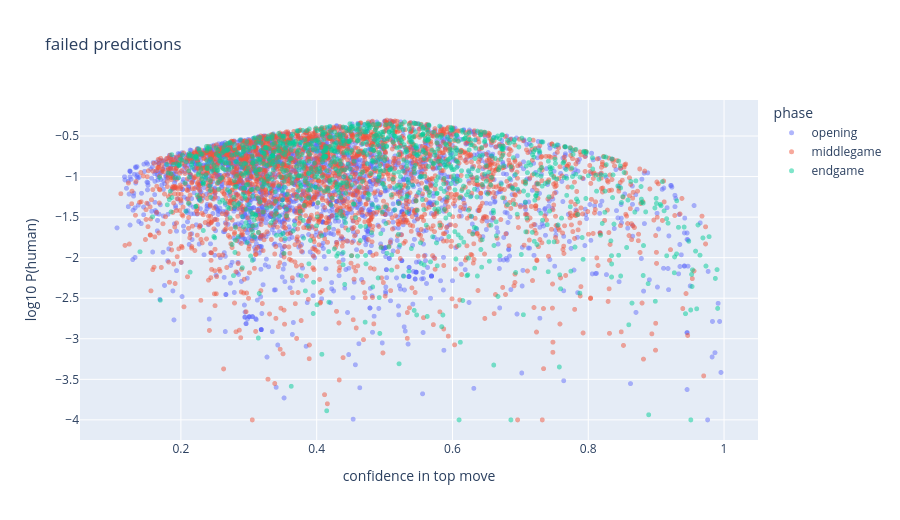

This figure's notebook cell:
### Code cell
sample = fails.sample(min(6000, len(fails)), random_state=42).copy()
sample["log_p_true"] = np.log10(sample["maia_p_true"].clip(1e-4))
scatter = px.scatter(
    sample, x="maia_p_top1", y="log_p_true", color="phase", category_orders={"phase": PHASES},
    opacity=0.5, height=520,
    hover_data={"opening": True, "elo_self": True, "clock_before": ":.0f", "move": True,
                "maia_move": True, "move_quality": True, "fen": True, "log_p_true": False},
    labels={"maia_p_top1": "confidence in top move", "log_p_true": "log10 P(human)",
            "move": "human move", "maia_move": "Maia move"},
    title="failed predictions")
scatter.update_traces(marker=dict(size=5))
scatter.show()

### Figure 1 — Plotly figure (JSON) as saved in the notebook; plotly's stock layout.template omitted (floating-point values rounded to 4 significant figures; data arrays with more than 128 entries replaced by an {"elided": "..."} marker saying what was removed)
{"data": [{"customdata": {"elided": "2389x7 mixed values"}, "hovertemplate": "phase=opening<br>confidence in top move=%{x}<br>opening=%{customdata[0]}<br>elo_self=%{customdata[1]}<br>clock_before=%{customdata[2]:.0f}<br>human move=%{customdata[3]}<br>Maia move=%{customdata[4]}<br>move_quality=%{customdata[5]}<br>fen=%{customdata[6]}<extra></extra>", "legendgroup": "opening", "marker": {"color": "#636efa", "opacity": 0.5, "size": 5, "symbol": "circle"}, "mode": "markers", "name": "opening", "showlegend": true, "type": "scattergl", "x": {"elided": "2389 float values"}, "xaxis": "x", "y": {"elided": "2389 float values"}, "yaxis": "y"}, {"customdata": {"elided": "2433x7 mixed values"}, "hovertemplate": "phase=middlegame<br>confidence in top move=%{x}<br>opening=%{customdata[0]}<br>elo_self=%{customdata[1]}<br>clock_before=%{customdata[2]:.0f}<br>human move=%{customdata[3]}<br>Maia move=%{customdata[4]}<br>move_quality=%{customdata[5]}<br>fen=%{customdata[6]}<extra></extra>", "legendgroup": "middlegame", "marker": {"color": "#EF553B", "opacity": 0.5, "size": 5, "symbol": "circle"}, "mode": "markers", "name": "middlegame", "showlegend": true, "type": "scattergl", "x": {"elided": "2433 float values"}, "xaxis": "x", "y": {"elided": "2433 float values"}, "yaxis": "y"}, {"customdata": {"elided": "1178x7 mixed values"}, "hovertemplate": "phase=endgame<br>confidence in top move=%{x}<br>opening=%{customdata[0]}<br>elo_self=%{customdata[1]}<br>clock_before=%{customdata[2]:.0f}<br>human move=%{customdata[3]}<br>Maia move=%{customdata[4]}<br>move_quality=%{customdata[5]}<br>fen=%{customdata[6]}<extra></extra>", "legendgroup": "endgame", "marker": {"color": "#00cc96", "opacity": 0.5, "size": 5, "symbol": "circle"}, "mode": "markers", "name": "endgame", "showlegend": true, "type": "scattergl", "x": {"elided": "1178 float values"}, "xaxis": "x", "y": {"elided": "1178 float values"}, "yaxis": "y"}], "layout": {"height": 520, "legend": {"title": {"text": "phase"}, "tracegroupgap": 0}, "title": {"text": "failed predictions"}, "xaxis": {"anchor": "y", "domain": [0, 1], "title": {"text": "confidence in top move"}}, "yaxis": {"anchor": "x", "domain": [0, 1], "title": {"text": "log10 P(human)"}}}}
